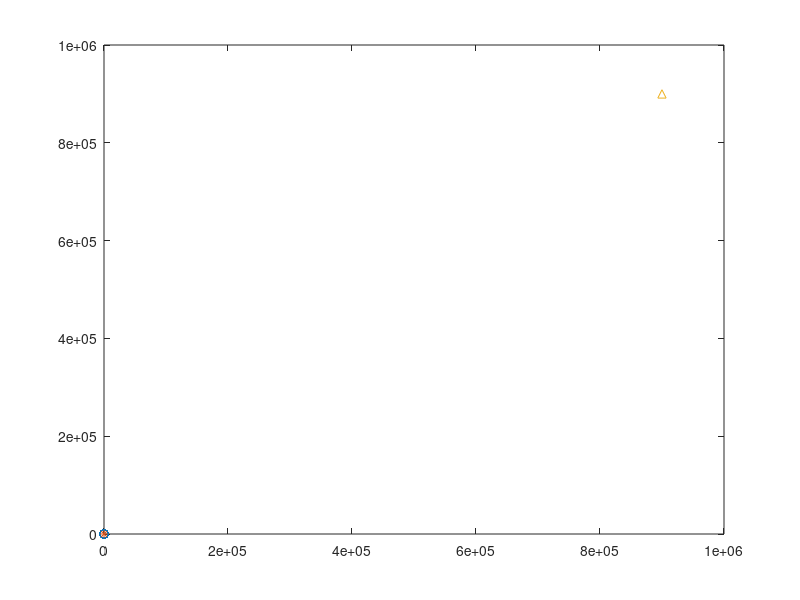

Reproduce this figure in MATLAB.
a = [[100059,100063],[100060,100064],[100061,100065],[100062,100066],[100063,100067],[100064,100068],[100065,100069],[100066,100070],[100067,100071],[100068,100072],[100069,100073],[100070,100074],[100071,100075],[100072,100076],[100073,100077],[100074,100078],[100075,100079],[100076,100080],[100077,100081],[100078,100082],[100079,100083],[100080,100082],[100081,100081],[100082,100080],[100083,100079],[100084,100078],[100085,100077],[100086,100076],[100087,100075],[100088,100074],[100089,100073],[100090,100072],[100091,100071],[100092,100070],[100093,100069],[100094,100068],[100095,100067],[100096,100066],[100097,100065],[100098,100064],[100099,100063],[100098,100062],[100097,100061],[100096,100060],[100095,100059],[100094,100058],[100093,100057],[100092,100056],[100091,100055],[100090,100054],[100089,100053],[100088,100052],[100087,100051],[100086,100050],[100085,100049],[100084,100048],[100083,100047],[100082,100046],[100081,100045],[100080,100044],[100079,100043],[100078,100044],[100077,100045],[100076,100046],[100075,100047],[100074,100048],[100073,100049],[100072,100050],[100071,100051],[100070,100052],[100069,100053],[100068,100054],[100067,100055],[100066,100056],[100065,100057],[100064,100058],[100063,100059],[100062,100060],[100061,100061],[100060,100062]];
b = [100079,100063];
c = [999948,999967];
a = a - 100000;
b = b - 100000;
c = c - 100000;
x = a(1:2:end);
y = a(2:2:end);

plot(x,y,'o'); hold on
plot(b(1), b(2),'*'); hold on
plot(c(1), c(2),'^'); hold on

m = find(x + y == 1);
